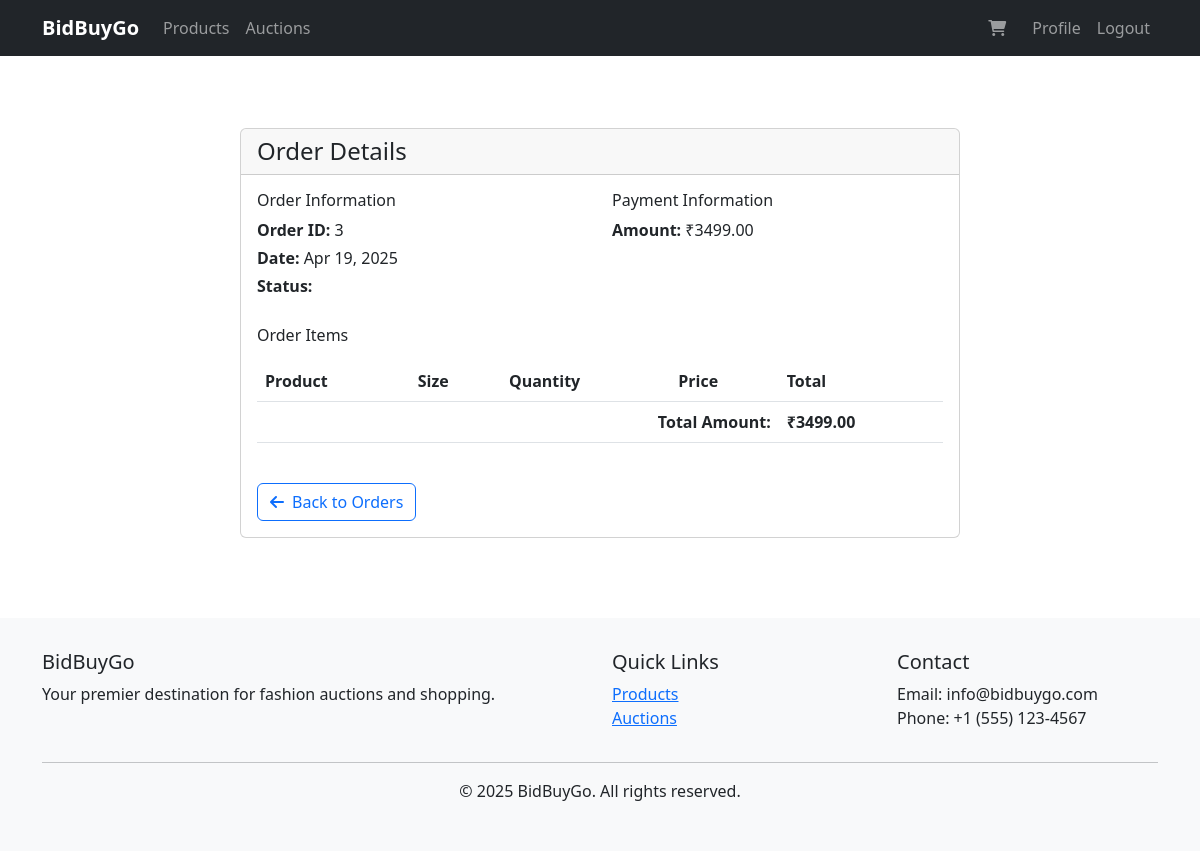
/orders/3/ (signed in), run on an earlier commit of the app's database.
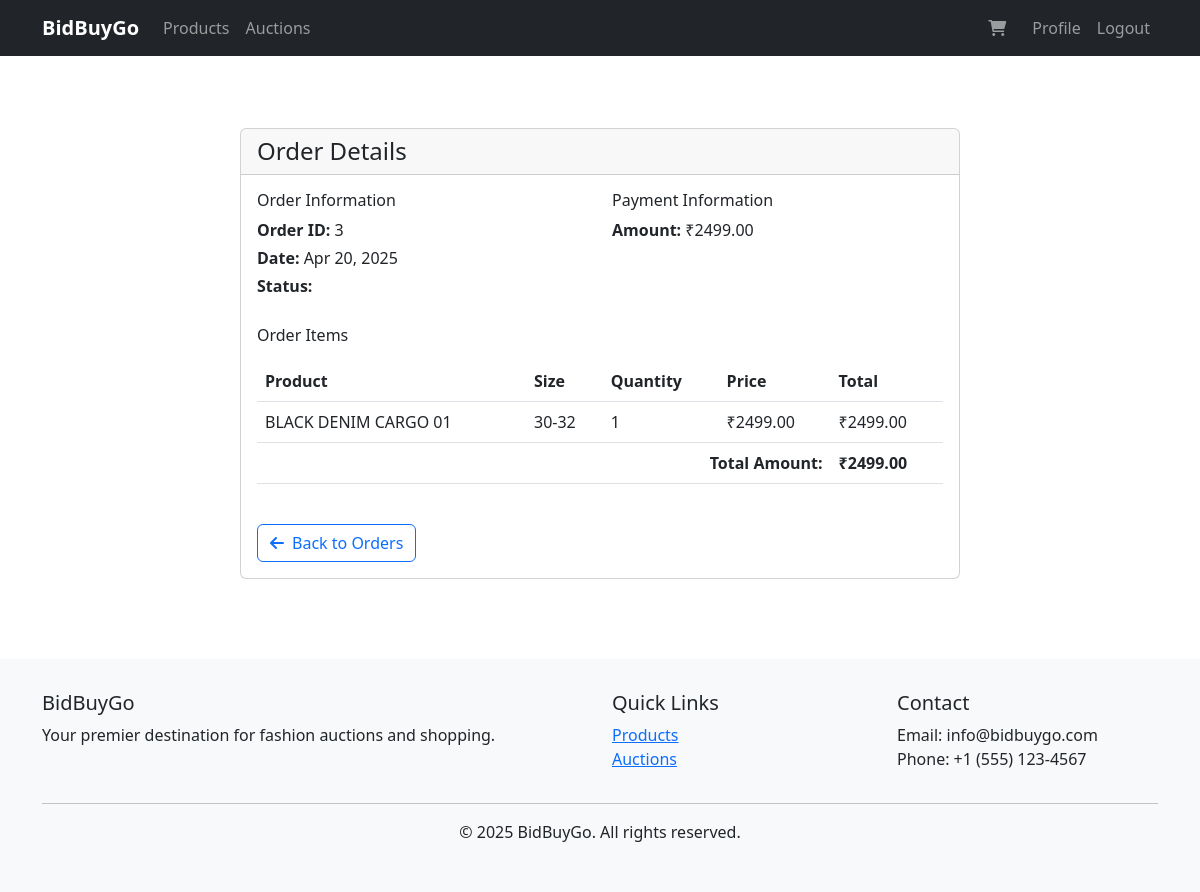
And on a later commit of the database.
### bidbuygo/models.py (models this page shows, shortened)
class Order(models.Model):
    STATUS_CHOICES = [
        ('PENDING', 'Pending'),
        ('PAID', 'Paid'),
        ('SHIPPED', 'Shipped'),
        ('DELIVERED', 'Delivered'),
        ('CANCELLED', 'Cancelled'),
    ]
    order_id = models.CharField(max_length=50, unique=True, null=True, blank=True)
    user = models.ForeignKey(User, on_delete=models.CASCADE)
    amount = models.DecimalField(max_digits=10, decimal_places=2)
    status = models.CharField(max_length=20, choices=STATUS_CHOICES, default='PENDING')
    payment_method = models.CharField(max_length=20, default='COD')
    created_at = models.DateTimeField(auto_now_add=True)
    updated_at = models.DateTimeField(auto_now=True)
    full_name = models.CharField(max_length=100)
    phone_number = models.CharField(max_length=15)
    address_line1 = models.CharField(max_length=100)
    address_line2 = models.CharField(max_length=100, blank=True, null=True)
    city = models.CharField(max_length=50)
    state = models.CharField(max_length=50)
    postal_code = models.CharField(max_length=10)
    country = models.CharField(max_length=50, default='India')
    class Meta:
        ordering = ['-created_at']
        db_table = 'bidbuygo_order'

class OrderItem(models.Model):
    order = models.ForeignKey(Order, on_delete=models.CASCADE, related_name='items')
    product = models.ForeignKey(Product, on_delete=models.CASCADE)
    quantity = models.PositiveIntegerField(default=1)
    price = models.DecimalField(max_digits=10, decimal_places=2)
    size = models.CharField(max_length=10)
    created_at = models.DateTimeField(auto_now_add=True)
    updated_at = models.DateTimeField(auto_now=True)
    @property
    def total_price(self):
        return self.quantity * self.price
    class Meta:
        verbose_name = "Order Item"
        verbose_name_plural = "Order Items"
        db_table = 'bidbuygo_orderitem'

class Product(models.Model):
    PRODUCT_TYPE_CHOICES = [
        ('regular', 'Regular'),
        ('auction', 'Auction'),
    ]
    PRODUCT_CONDITION_CHOICES = [
        ('new', 'New'),
        ('used', 'Used'),
        ('refurbished', 'Refurbished'),
    ]
    def generate_product_id():
        return f"P{str(uuid.uuid4())[:8]}"
    product_id = models.CharField(max_length=25, primary_key=True, default=generate_product_id)
    seller = models.ForeignKey(Seller, on_delete=models.CASCADE, null=True, blank=True)
    product_name = models.CharField(max_length=50, null=False)
    product_type = models.CharField(max_length=50, choices=PRODUCT_TYPE_CHOICES, default='regular')
    product_condition = models.CharField(max_length=50, choices=PRODUCT_CONDITION_CHOICES, null=False)
    description = models.CharField(max_length=255, blank=True, null=True)
    category = models.ForeignKey(Category, on_delete=models.SET_NULL, null=True, blank=True)
    price = models.DecimalField(max_digits=10, decimal_places=2, null=False)
    quantity = models.IntegerField(null=False)
    review = models.TextField(blank=True, null=True)
    image = models.ImageField(upload_to='products', blank=True, null=True)
    created_at = models.DateTimeField(auto_now_add=True)
    updated_at = models.DateTimeField(auto_now=True)
    is_available = models.BooleanField(default=True)
    warranty_period = models.IntegerField(null=True, blank=True)  # in months
    refurbishment_details = models.TextField(blank=True, null=True)  # for refurbished items
    thrift_condition_details = models.TextField(blank=True, null=True)  # for thrift items
    current_bid = models.DecimalField(max_digits=10, decimal_places=2, null=True, blank=True)  # for auction items
    last_bid_time = models.DateTimeField(null=True, blank=True)  # for auction items
    auction_status = models.CharField(max_length=10, choices=[('Active', 'Active'), ('Ended', 'Ended')], default='Active')
    class Meta:
        verbose_name = "Product"
        verbose_name_plural = "Products"
        db_table = 'PRODUCT'

### bidbuygo/views.py (the view)
# urls.py: path('orders/<int:order_id>/', views.order_detail, name='order_detail'),
@login_required
def order_detail(request, order_id):
    try:
        order = get_object_or_404(Order, id=order_id, user=request.user)
        order_items = OrderItem.objects.filter(order=order).select_related('product')
        context = {
            'order': order,
            'order_items': order_items,
        }
        return render(request, 'bidbuygo/order_detail.html', context)
    except Exception as e:
        messages.error(request, f'Error accessing order details: {str(e)}')
        return redirect('bidbuygo:order_list')

### bidbuygo/context_processors.py (called while the page is built)
def cart_count(request):
    if request.user.is_authenticated:
        try:
            cart = Cart.objects.get(user=request.user)
            cart_count = CartItem.objects.filter(cart=cart).count()
        except Cart.DoesNotExist:
            cart_count = 0
    else:
        cart_count = 0
    return {'cart_count': cart_count}

### bidbuygo/templates/bidbuygo/order_detail.html (shortened to what this page needs)
{% extends 'bidbuygo/base.html' %}
{% load static %}
{% block content %}
<div class="container py-5">
    <div class="row">
        <div class="col-md-8 mx-auto">
            <div class="card">
                <div class="card-header">
                    <h4 class="mb-0">Order Details</h4>
                </div>
                <div class="card-body">
                    <div class="row mb-4">
                        <div class="col-md-6">
                            <h6>Order Information</h6>
                            <p class="mb-1"><strong>Order ID:</strong> {{ order.id }}</p>
                            <p class="mb-1"><strong>Date:</strong> {{ order.created_at|date:"M d, Y" }}</p>
                            <p class="mb-1"><strong>Status:</strong>
                                <span class="badge bg-{{ order.status|lower }}">
                                </span>
                            </p>
                        </div>
                        <div class="col-md-6">
                            <h6>Payment Information</h6>
                            <p class="mb-1"><strong>Amount:</strong> ₹{{ order.amount }}</p>
                        </div>
                    </div>
                    <h6 class="mb-3">Order Items</h6>
                    <div class="table-responsive">
                        <table class="table">
                            <thead>
                                <tr>
                                    <th>Product</th>
                                    <th>Size</th>
                                    <th>Quantity</th>
                                    <th>Price</th>
                                    <th>Total</th>
                                </tr>
                            </thead>
                            <tbody>
                                {% for item in order_items %}
                                <tr>
                                    <td>{{ item.product.product_name }}</td>
                                    <td>{{ item.size }}</td>
                                    <td>{{ item.quantity }}</td>
                                    <td>₹{{ item.price }}</td>
                                    <td>₹{{ item.total_price }}</td>
                                </tr>
                                {% endfor %}
                            </tbody>
                            <tfoot>
                                <tr>
                                    <td colspan="4" class="text-end"><strong>Total Amount:</strong></td>
                                    <td><strong>₹{{ order.amount }}</strong></td>
                                </tr>
                            </tfoot>
                        </table>
                    </div>
                    <div class="mt-4">
                        <a href="{% url 'bidbuygo:order_list' %}" class="btn btn-outline-primary">
                            <i class="fas fa-arrow-left me-2"></i>Back to Orders
                        </a>
                    </div>
                </div>
            </div>
        </div>
    </div>
</div>
{% endblock %}

What changed in the data, as far as the page shows it:
changed Order id 3: created_at "Apr 19, 2025" → "Apr 20, 2025"; amount "3499.00" → "2499.00"
added OrderItem: product.product_name "BLACK DENIM CARGO 01", size "30-32", quantity "1", price "2499.00", total_price "2499.00"
